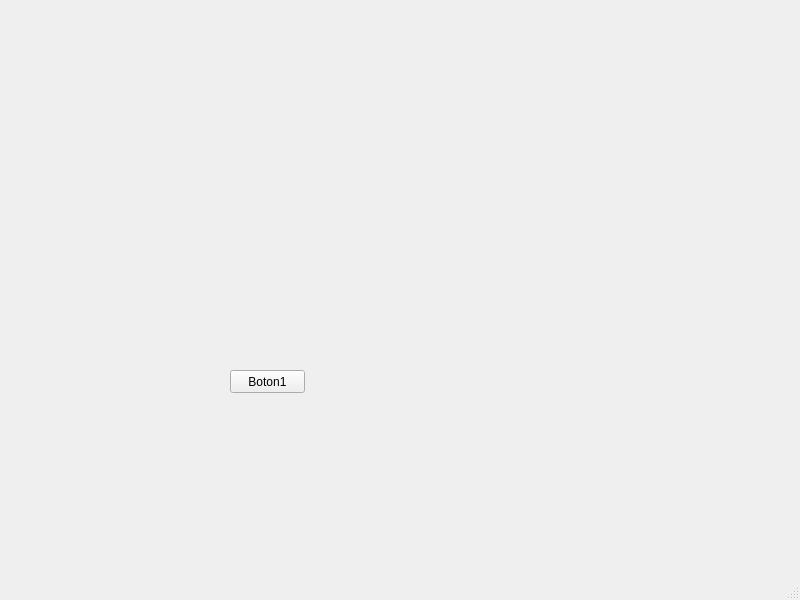
<?xml version="1.0" encoding="UTF-8"?>
<ui version="4.0">
 <class>MainWindow</class>
 <widget class="QMainWindow" name="MainWindow">
  <property name="geometry">
   <rect>
    <x>0</x>
    <y>0</y>
    <width>800</width>
    <height>600</height>
   </rect>
  </property>
  <property name="windowTitle">
   <string>MainWindow</string>
  </property>
  <widget class="QWidget" name="centralwidget">
   <widget class="QPushButton" name="Btn1">
    <property name="geometry">
     <rect>
      <x>230</x>
      <y>370</y>
      <width>75</width>
      <height>23</height>
     </rect>
    </property>
    <property name="text">
     <string>Boton1</string>
    </property>
   </widget>
  </widget>
  <widget class="QMenuBar" name="menubar">
   <property name="geometry">
    <rect>
     <x>0</x>
     <y>0</y>
     <width>800</width>
     <height>21</height>
    </rect>
   </property>
  </widget>
  <widget class="QStatusBar" name="statusbar"/>
 </widget>
 <resources/>
 <connections/>
</ui>
